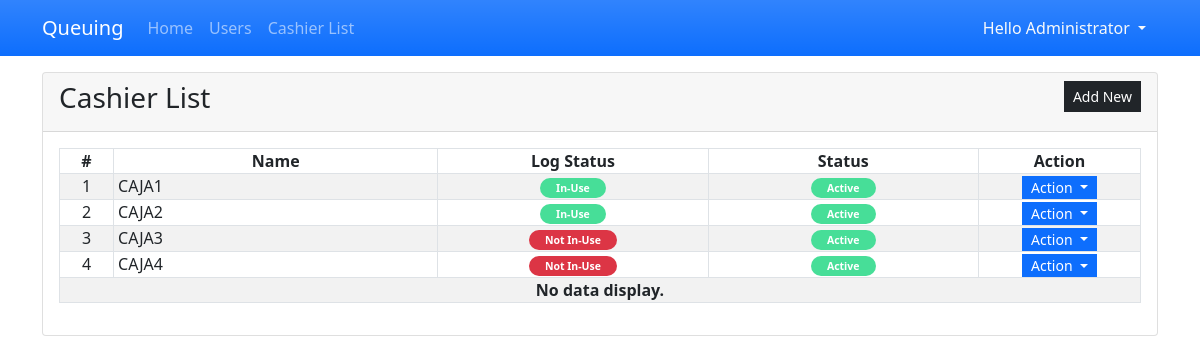
Page /?page=cashiers (signed in) on the committed database.
### tables this page shows
CREATE TABLE `cashier_list` (
            `cashier_id` INTEGER NOT NULL PRIMARY KEY AUTOINCREMENT,
            `name` TEXT NOT NULL,
            `log_status` INTEGER NOT NULL DEFAULT 0,
            `status` INTEGER NOT NULL DEFAULT 1
        );

### cashiers.php (the view, shortened to what this page needs)
<div class="card">
    <div class="card-header d-flex justify-content-between">
        <h3 class="card-title">Cashier List</h3>
        <div class="card-tools align-middle">
            <button class="btn btn-dark btn-sm py-1 rounded-0" type="button" id="create_new">Add New</button>
        </div>
    </div>
    <div class="card-body">
        <table class="table table-hover table-striped table-bordered">
            <colgroup>
                <col width="5%">
                <col width="30%">
                <col width="25%">
                <col width="25%">
                <col width="15%">
            </colgroup>
            <thead>
                <tr>
                    <th class="text-center p-0">#</th>
                    <th class="text-center p-0">Name</th>
                    <th class="text-center p-0">Log Status</th>
                    <th class="text-center p-0">Status</th>
                    <th class="text-center p-0">Action</th>
                </tr>
            </thead>
            <tbody>
                <?php
                $sql = "SELECT * FROM `cashier_list`  order by `name` asc";
                $qry = $conn->query($sql);
                $i = 1;
                    while($row = $qry->fetchArray()):
                ?>
                <tr>
                    <td class="text-center p-0"><?php echo $i++; ?></td>
                    <td class="py-0 px-1"><?php echo $row['name'] ?></td>
                    <td class="py-0 px-1 text-center">
                        <?php
                            if($row['log_status'] == 1){
                                echo  '<span class="py-1 px-3 badge rounded-pill bg-success"><small>In-Use</small></span>';
                            }else{
                                echo  '<span class="py-1 px-3 badge rounded-pill bg-danger"><small>Not In-Use</small></span>';
                            }
                        ?>
                    </td>
                    <td class="py-0 px-1 text-center">
                        <?php
                            if($row['status'] == 1){
                                echo  '<span class="py-1 px-3 badge rounded-pill bg-success"><small>Active</small></span>';
                            }else{
                                echo  '<span class="py-1 px-3 badge rounded-pill bg-danger"><small>In-Active</small></span>';
                            }
                        ?>
                    </td>
                    <th class="text-center py-0 px-1">
                        <div class="btn-group" role="group">
                            <button id="btnGroupDrop1" type="button" class="btn btn-primary dropdown-toggle btn-sm rounded-0 py-0" data-bs-toggle="dropdown" aria-expanded="false">
                            Action
                            </button>
                        </div>
                    </th>
                </tr>
                <?php endwhile; ?>
                <?php if(!$qry->fetchArray()): ?>
                    <tr>
                        <th class="text-center p-0" colspan="5">No data display.</th>
                    </tr>
                <?php endif; ?>
            </tbody>
        </table>
    </div>
</div>

### index.php (shortened to what this page needs)
<?php
$page = isset($_GET['page']) ? $_GET['page'] : 'home';
?>
<!DOCTYPE html>
<html lang="en">
<head>
    <link rel="stylesheet" href="./Font-Awesome-master/css/all.min.css">
    <link rel="stylesheet" href="./css/bootstrap.min.css">
    <link rel="stylesheet" href="./select2/css/select2.min.css">
    <link rel="stylesheet" href="./DataTables/datatables.min.css">
</head>
<body>
    <main>
    <nav class="navbar navbar-expand-lg navbar-dark bg-primary bg-gradient" id="topNavBar">
        <div class="container">
            <a class="navbar-brand" href="./">
            Queuing
            </a>
            <div class="collapse navbar-collapse" id="navbarNav">
                <ul class="navbar-nav">
                    <li class="nav-item">
                        <a class="nav-link <?php echo ($page == 'home')? 'active' : '' ?>" aria-current="page" href="./">Home</a>
                    </li>
                    <li class="nav-item">
                        <a class="nav-link <?php echo ($page == 'users')? 'active' : '' ?>" aria-current="page" href="./?page=users">Users</a>
                    </li>
                    <li class="nav-item">
                        <a class="nav-link" href="./?page=cashiers">Cashier List</a>
                    </li>
                </ul>
            </div>
            <div>
            <div class="dropdown">
                <button class="btn btn-secondary dropdown-toggle bg-transparent  text-light border-0" type="button" id="dropdownMenuButton1" data-bs-toggle="dropdown" aria-expanded="false">
                    Hello <?php echo $_SESSION['fullname'] ?>
                </button>
            </div>
            </div>
        </div>
    </nav>
    <div class="container py-3" id="page-container">
        <?php
            include $page.'.php';
        ?>
    </div>
    </main>
</body>
</html>

### index.php (style rules this page uses)
:root { --bs-success-rgb:71, 222, 152 !important; }
html,body { height:100%; width:100%; }
main { height:100%; display:flex; flex-flow:column; }
#page-container { flex: 1 1 auto; overflow:auto; }
#topNavBar { flex: 0 1 auto; }

### rows in the picture
cashier_list: name "CAJA1", log_status "In-Use", status "Active"
cashier_list: name "CAJA2", log_status "In-Use", status "Active"
cashier_list: name "CAJA3", log_status "Not In-Use", status "Active"
cashier_list: name "CAJA4", log_status "Not In-Use", status "Active"

### other values in the picture
$_SESSION['fullname'] "Administrator"
